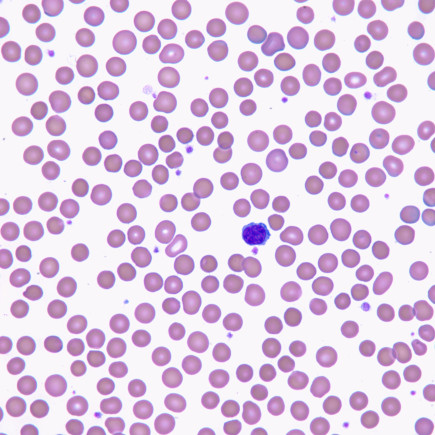
#> input picture images/blood_cells-2.jpg, 435 x 435 px, found by its file name; its folder holds only this picture in this run
$ python lab_2.py
#> lines starting #> are read from the running program, lines starting #| are printed output that depends on the picture
### utils/file_utils.py
#! /usr/bin/python
import os
from os import path

from argparse import ArgumentParser

import cv2


def _select_file(root):
    files = os.listdir(root)
    print("Select an Image:")
    for i, name in enumerate(files, 1):
        print(f"{i}) {name}")

    size = len(files)
    while True:
        value = input(f"Choice [1 - {size}]: ")
        try:
            value = int(value)
        except ValueError:
            print(f"{value} is not a valid integer")
        else:
            if 1 <= value <= size:
                break
            else:
                print(f"{value} out of range [1 - {size}]")

    return files[value - 1]


def load_image(name=None, root="images", color=False):
    if name is None:
        name = _select_file(root)

    if not path.exists(name):
        name = path.join(root, name)

    if not path.exists(name):
        raise ValueError(f"image file {name} does not exists")

    flag = cv2.IMREAD_COLOR if color else cv2.IMREAD_GRAYSCALE

    img = cv2.imread(name, flags=flag)

    if img is None:
        raise ValueError(f"cannot load {name}")

    return img


# [23 lines left out: functions parse_args, load_image_from_arg, not called in this run]

### utils/image_utils.py
#! /usr/bin/python

import cv2
import numpy as np


# [11 lines left out: function get_histogram, not called in this run]


def colorize(function):
    def output(img, *args, **kwargs):
        if len(img.shape) == 3:
            tmp = [function(ch, *args, **kwargs) for ch in cv2.split(img)]
            output = cv2.merge(tmp)
        else:
            output = function(img, *args, **kwargs)
        return output

    return output


def show_image(*images, wait=0):
    for count, image in enumerate(images, 1):
        if isinstance(image, tuple):
            name, image = image
        else:
            name = f"Image {count}"

        cv2.imshow(name, image)
    if wait >= 0:
        wait *= 1000
        cv2.waitKey(wait)

### lab_2.py
#! /usr/bin/python

import numpy as np
import cv2
from matplotlib import pyplot as plt

from utils import colorize, load_image, show_image


@colorize
def histogram(img):
    output = np.zeros(256)
    for row in img:
        for pixel in row:
            output[pixel] += 1

    x, y = img.shape
    size = x * y
    output /= size
    return output


def bw_cumulative_distribution(hist):
    output = np.zeros(256)
    rt = 0
    for i, v in enumerate(hist):
        rt += v
        output[i] = rt
    return output


@colorize
def contrast_enhancement(img):
    hist = histogram(img)
    cumul = bw_cumulative_distribution(hist)
    cumul *= 256
    size_x, size_y = img.shape
    output = np.zeros((size_x, size_y), dtype=np.uint8)
    for i in range(size_x):
        for j in range(size_y):
            output[i, j] = cumul[img[i, j]]
    return output


def plot_hisogram(hist):
    for ch in cv2.split(hist):
        plt.plot(ch)


def main():
    img = load_image(color=True)
#> the loop in _select_file, `while True:` made 1 pass; the answer given on pass 1: 1
#> in load_image, img is the input picture: shape (435, 435, 3); mean B, G, R 226.9, 202.8, 223.3
    out = contrast_enhancement(img)
#> after the loop in histogram, `for row in img:`: output = 256 values, max 48058 at index 250, min 0 at index 0, mean 739.2
#> in histogram, `output /= size`: output = 256 values, max 0.254 at index 250, min 0 at index 0, mean 0.00391
#> in contrast_enhancement, `hist = histogram(img)`: hist has the same summary as output in histogram
#> after the loop in bw_cumulative_distribution, `for i, v in enumerate(hist):`: output = 256 values from 0 to 1; rt = 1
#> in contrast_enhancement, `cumul = bw_cumulative_distribution(hist)`: cumul = 256 values from 0 to 1
#> in contrast_enhancement, `cumul *= 256`: cumul = 256 values from 0 to 256
#> after the loop in contrast_enhancement, `for i in range(size_x):`:
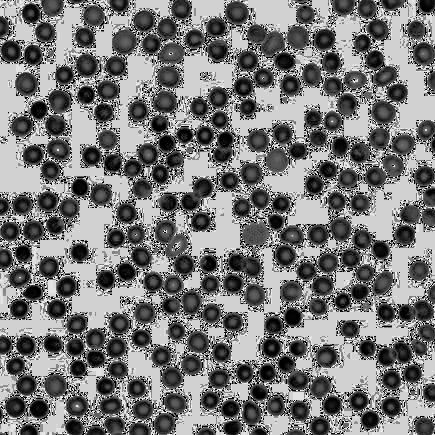
#> output: shape (435, 435); min 0, max 239, mean 120.7
#> in output (call 3), `output = function(img, *args, **kwargs)`: output = 256 values, max 0.268 at index 247, min 0 at index 1, mean 0.00391
#> in output (call 3), `output = function(img, *args, **kwargs)`:
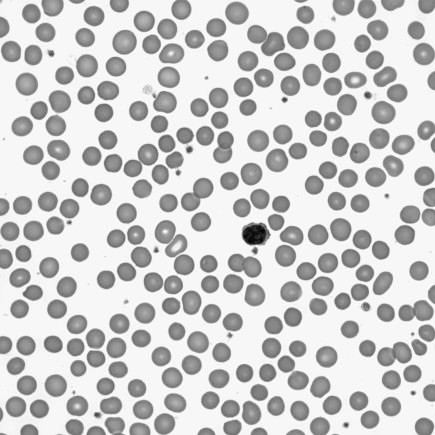
#> img: shape (435, 435); min 0, max 255, mean 202.8
#> in contrast_enhancement (call 2), `hist = histogram(img)`: hist has the same summary as output in output
#> the loop in bw_cumulative_distribution (call 2), `for i, v in enumerate(hist):` made 256 passes
#> (v, rt) on passes 2 to 4: (0, 5.28e-06), (1.06e-05, 1.59e-05), (1.59e-05, 3.17e-05)
#> in contrast_enhancement (call 2), `cumul = bw_cumulative_distribution(hist)`: cumul = 256 values from 5.28e-06 to 1
#> in contrast_enhancement (call 2), `cumul *= 256`: cumul = 256 values from 0.00135 to 256
#> after the loop in contrast_enhancement (call 2), `for i in range(size_x):`:
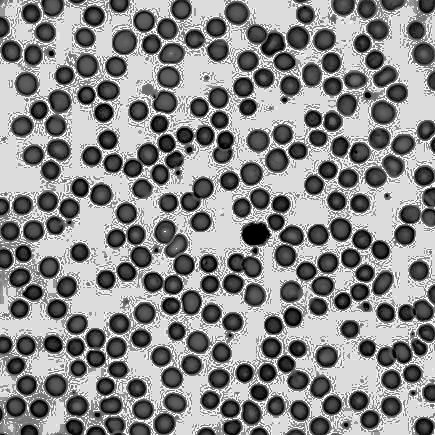
#> output: shape (435, 435); min 0, max 255, mean 138.1
#> in output (call 4), `output = function(img, *args, **kwargs)`: output = 256 values, max 0.262 at index 249, min 0 at index 0, mean 0.00391
#> in output (call 4), `output = function(img, *args, **kwargs)`:
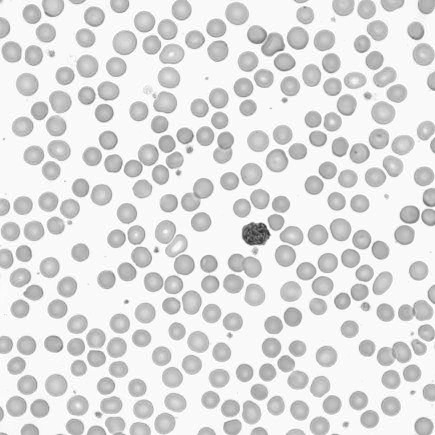
#> img: shape (435, 435); min 43, max 255, mean 223.3
#> in contrast_enhancement (call 3), `hist = histogram(img)`: hist has the same summary as output in output
#> in contrast_enhancement (call 3), `cumul = bw_cumulative_distribution(hist)`: cumul = 256 values from 0 to 1
#> in contrast_enhancement (call 3), `cumul *= 256`: cumul = 256 values from 0 to 256
#> after the loop in contrast_enhancement (call 3), `for i in range(size_x):`:
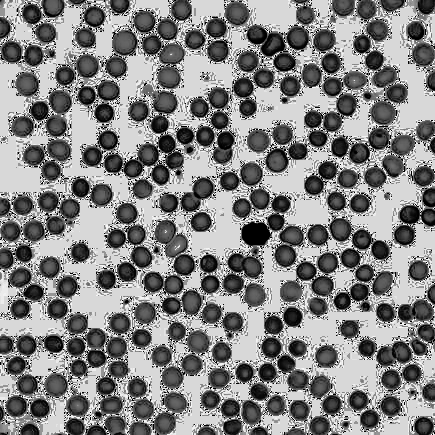
#> output: shape (435, 435); min 0, max 248, mean 130.5
#> in output, `tmp = [function(ch, *args, **kwargs) for ch in cv2.split(img)]`: tmp = 3 items
#> in output, `output = cv2.merge(tmp)`:
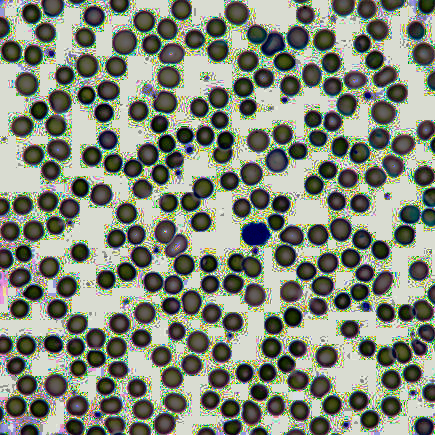
#> output: shape (435, 435, 3); mean of channels 0, 1, 2 120.7, 138.1, 130.5; drawn as B, G, R

    show_image(("original", img), ("enhanced", out), wait=5)

    orig_hist = histogram(img)
#> in output (call 5), `output = cv2.merge(tmp)`: output = 256 rows, first 8: [0, 5.28e-06, 0], [0, 0, 0], [0, 1.06e-05, 0], [0, 1.59e-05, 0], [0, 1.06e-05, 0], [0, 5.28e-06, 0], [0, 5.28e-06, 0], [0, 2.11e-05, 0]
#> orig_hist has the same summary as output in output
    enha_hist = histogram(out)
#> in output (call 6), `output = cv2.merge(tmp)`: output = 256 rows, first 8: [0.0685, 0.00367, 0.0322], [0.00324, 0.00346, 0.00363], [0.00333, 0.00385, 0.00398], [0.00432, 0.0025, 0.00379], [0.00279, 0.00305, 0.00346], [0.00319, 0.00366, 0.00428], [0.00366, 0.00471, 0.00252], [0.00401, 0.00513, 0.00321]
#> enha_hist has the same summary as output in output

    plot_hisogram(orig_hist)
#> the loop in plot_hisogram, `for ch in cv2.split(hist):` made 3 passes
    plot_hisogram(enha_hist)
#> the loop in plot_hisogram (call 2), `for ch in cv2.split(hist):` made 3 passes

    plt.show()
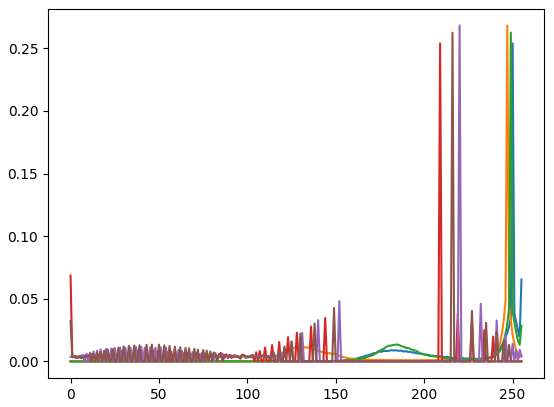
#> figure drawn by matplotlib, 1 panel; curve peaks at x = 250, y = 0.254; curve peaks at x = 247, y = 0.268; curve peaks at x = 249, y = 0.262


if __name__ == "__main__":
    main()

$ run again, on images/blood_cells.png
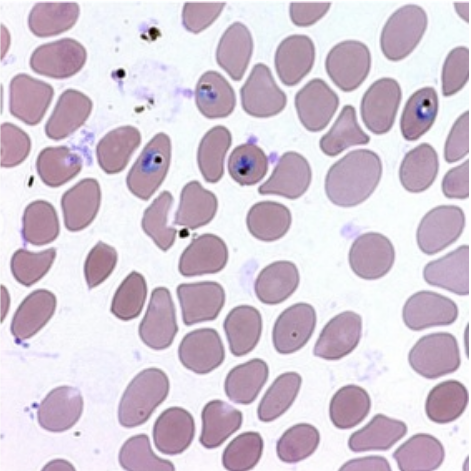
#> input picture images/blood_cells.png, 471 x 471 px, found by its file name
#> the loop in _select_file, `while True:` made 1 pass; the answer given on pass 1: 1
#> in load_image, img is the input picture: shape (471, 471, 3); mean B, G, R 215.4, 201.9, 213.4
#> after the loop in histogram, `for row in img:`: output = 256 values, max 19383 at index 253, min 0 at index 32, mean 866.6
#> in histogram, `output /= size`: output = 256 values, max 0.0874 at index 253, min 0 at index 32, mean 0.00391
#> img: shape (471, 471)
#> hist has the same summary as output in histogram
#> the loop in bw_cumulative_distribution, `for i, v in enumerate(hist):` made 256 passes
#> (v, rt) on passes 2 to 4: (1.8e-05, 4.96e-05), (1.8e-05, 6.76e-05), (1.8e-05, 8.56e-05)
#> after the loop in bw_cumulative_distribution, `for i, v in enumerate(hist):`: output = 256 values from 3.16e-05 to 1; rt = 1
#> in contrast_enhancement, `cumul = bw_cumulative_distribution(hist)`: cumul = 256 values from 3.16e-05 to 1
#> in contrast_enhancement, `cumul *= 256`: cumul = 256 values from 0.00808 to 256
#> the loop in bw_cumulative_distribution (call 2), `for i, v in enumerate(hist):` made 256 passes
#> (v, rt) on passes 2 to 4: (4.51e-05, 5.86e-05), (4.51e-05, 0.000104), (1.8e-05, 0.000122)
#> hist = 256 values, max 0.0431 at index 245, min 0 at index 0, mean 0.00391
#> in contrast_enhancement (call 3), `cumul = bw_cumulative_distribution(hist)`: cumul = 256 values from 0 to 1
#> in contrast_enhancement (call 3), `cumul *= 256`: cumul = 256 values from 0 to 256
#> after the loop in contrast_enhancement (call 3), `for i in range(size_x):`:
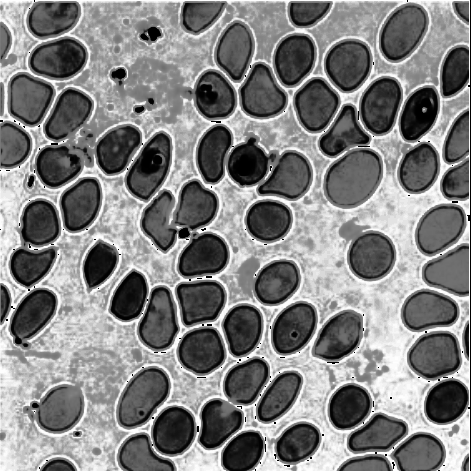
#> output: shape (471, 471); min 0, max 254, mean 129
#> tmp = 3 items
#> in output (call 5), `output = cv2.merge(tmp)`: output = 256 rows, first 8: [3.16e-05, 1.35e-05, 0], [1.8e-05, 4.51e-05, 0], [1.8e-05, 4.51e-05, 9.02e-06], [1.8e-05, 1.8e-05, 0], [2.25e-05, 9.02e-06, 9.02e-06], [1.8e-05, 2.7e-05, 9.02e-06], [1.8e-05, 2.25e-05, 1.35e-05], [1.35e-05, 9.02e-06, 9.02e-06]
#> orig_hist has the same summary as output in output
#> in output (call 6), `output = cv2.merge(tmp)`: output = 256 rows, first 8: [0.0392, 0.00389, 0.0082], [0.00402, 0.00348, 0.00392], [0.00388, 0.00398, 0.00346], [0.00393, 0.00349, 0.00346], [0.0021, 0.00221, 0.00327], [0.00504, 0.00518, 0.00394], [0.00297, 0.00283, 0.00497], [0.00328, 0.00322, 0.00291]
#> enha_hist has the same summary as output in output
#> the loop in plot_hisogram, `for ch in cv2.split(hist):` made 3 passes
#> the loop in plot_hisogram (call 2), `for ch in cv2.split(hist):` made 3 passes
#> in main, `plt.show()`:
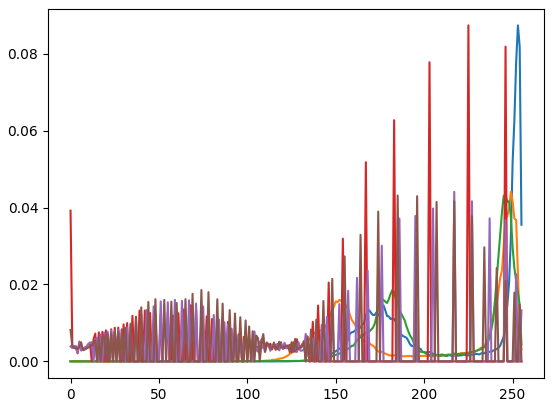
#> figure drawn by matplotlib, 1 panel; curve peaks at x = 253, y = 0.0874; curve peaks at x = 249, y = 0.0441; curve peaks at x = 245, y = 0.0431
